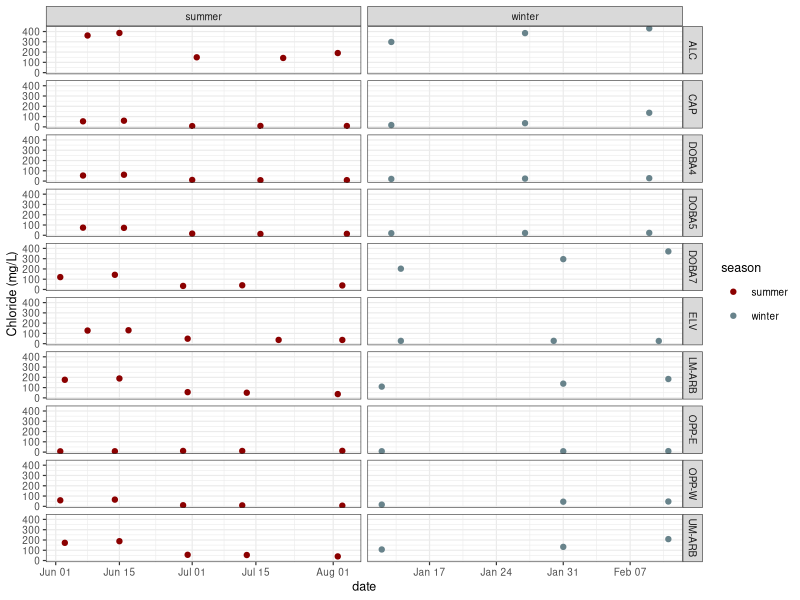
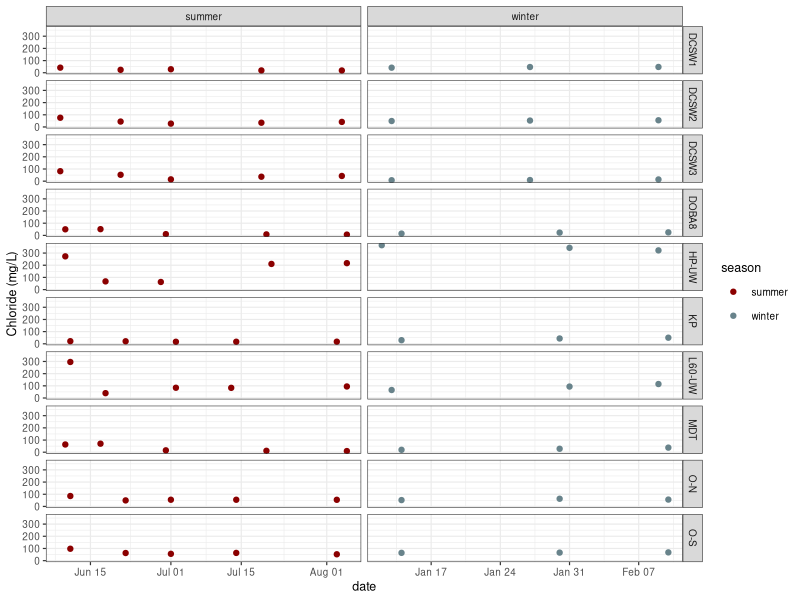

Recreate these plots in R, in order. (Note: this script raises an error after producing the figures.)
library(tidyverse)
library(lubridate)


chloride = read_csv('data/ancillary/chloride.csv')|> 
  mutate(season = case_when(month(date) <= 3 ~ 'winter',
                            month(date) > 3 ~ 'summer'))

ponds = unique(chloride$pond)


p1 = ggplot(chloride |> filter(pond %in% ponds[1:10])) +
  geom_point(aes(x = date, y = chloride_mgL, color = season)) +
  scale_color_manual(values = c('red4','lightblue4')) +
  ylab('Chloride (mg/L)') +
  facet_grid(pond~season, scales = 'free_x') +
  theme_bw(base_size = 9)

p2 = ggplot(chloride|> filter(pond %in% ponds[11:20])) +
  geom_point(aes(x = date, y = chloride_mgL, color = season)) +
  scale_color_manual(values = c('red4','lightblue4')) +
  ylab('Chloride (mg/L)') +
  facet_grid(pond~season, scales = 'free_x') +
  theme_bw(base_size = 9)

p1 + p2 + plot_layout(guides = 'collect') &
  theme(legend.position = 'bottom')


ggplot(chloride, aes(x = as.factor(pond), y = chloride_mgL, fill = season, alpha = 0.3))+
  geom_boxplot()+
  geom_point(pch = 21, position = position_jitterdodge())+
  geom_hline(yintercept = 0, alpha = 0.8)+
  ylab(expression(paste('Chloride (mg ','L'^-1, ')')))+
  xlab("")+
  scale_fill_manual(values = c("red4", "lightblue4"))+
  theme_bw(base_size = 12)+
  theme(axis.text.x = element_text(angle = 90, vjust = 0.5, hjust=1))+
  scale_alpha(guide = 'none')

ggsave("figures/chloride.png", width = 12, height = 10.5, units = 'in')

